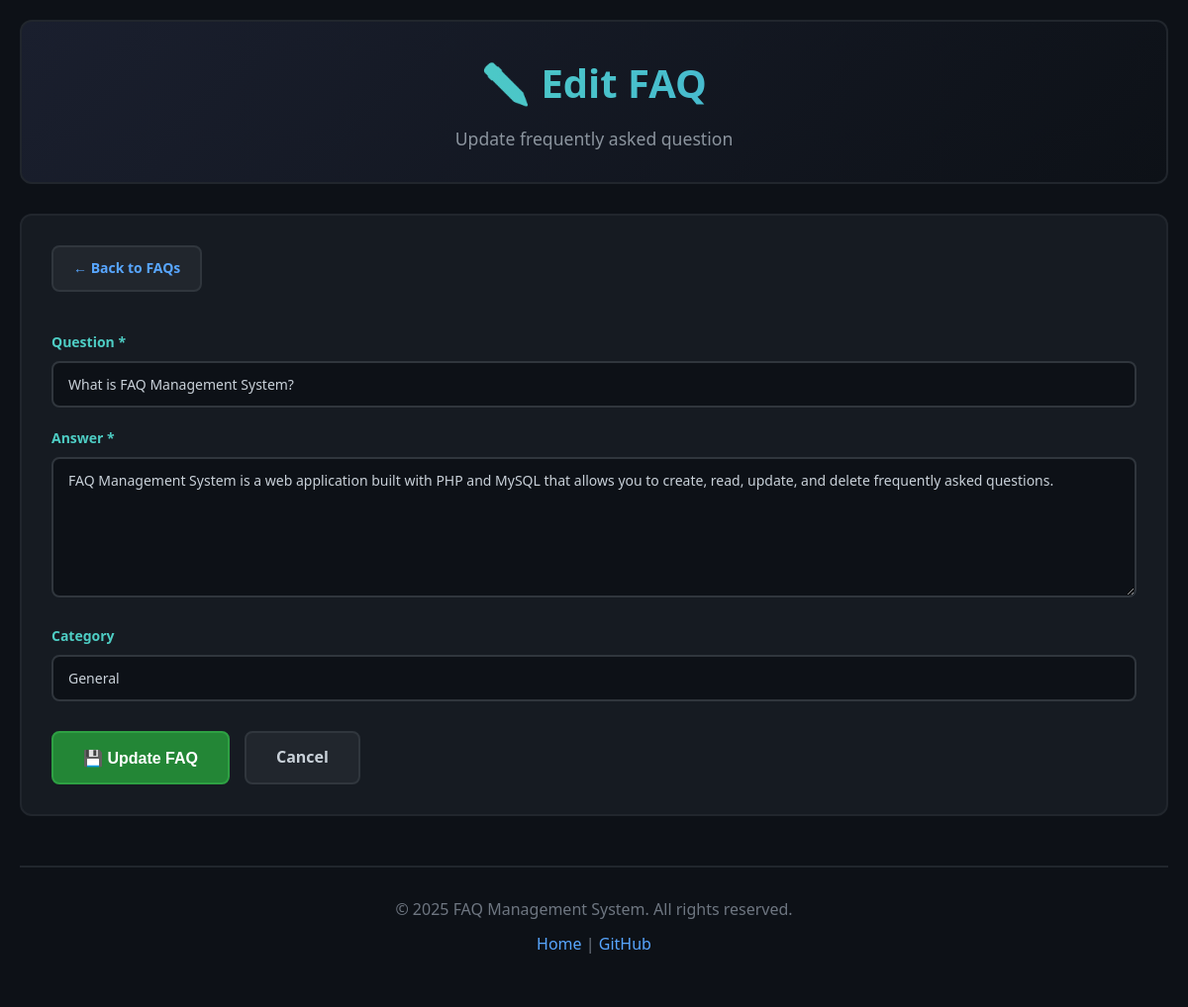
The page /edit_faq.php?id=1 on the database its author committed.
### tables this page shows
CREATE TABLE IF NOT EXISTS faqs (
    id INT AUTO_INCREMENT PRIMARY KEY,
    question TEXT NOT NULL,
    answer TEXT NOT NULL,
    category VARCHAR(100) DEFAULT 'General',
    created_at TIMESTAMP DEFAULT CURRENT_TIMESTAMP,
    updated_at TIMESTAMP DEFAULT CURRENT_TIMESTAMP ON UPDATE CURRENT_TIMESTAMP
);

### edit_faq.php (the view, shortened to what this page needs)
<?php
require_once 'includes/config.php';
$id = intval($_GET['id']);
$sql = "SELECT * FROM faqs WHERE id = $id";
$result = mysqli_query($conn, $sql);
$faq = mysqli_fetch_assoc($result);
include 'includes/header.php';
?>
        <div class="form-container">
            <a href="index.php" class="btn btn-back">← Back to FAQs</a>
            <form method="POST" action="edit_faq.php?id=<?php echo $id; ?>" class="faq-form">
                <div class="form-group">
                    <label for="question">Question *</label>
                    <input type="text" id="question" name="question" required
                           value="<?php echo htmlspecialchars($faq['question']); ?>"
                           placeholder="Enter your question here...">
                </div>
                <div class="form-group">
                    <label for="answer">Answer *</label>
                    <textarea id="answer" name="answer" rows="6" required
                              placeholder="Enter the answer here..."><?php echo htmlspecialchars($faq['answer']); ?></textarea>
                </div>
                <div class="form-group">
                    <label for="category">Category</label>
                    <input type="text" id="category" name="category" list="categories"
                           value="<?php echo htmlspecialchars($faq['category']); ?>"
                           placeholder="Enter or select category...">
                </div>
                <div class="form-actions">
                    <button type="submit" class="btn btn-submit">💾 Update FAQ</button>
                    <a href="index.php" class="btn btn-cancel">Cancel</a>
                </div>
            </form>
        </div>
<?php include 'includes/footer.php'; ?>

### css/style.css (style rules this page uses)
* { margin: 0; padding: 0; box-sizing: border-box; }
body { font-family: 'Segoe UI', Tahoma, Geneva, Verdana, sans-serif; background-color: #0d1117; color: #c9d1d9; line-height: 1.6; min-height: 100vh; }
.btn { padding: 10px 20px; border: none; border-radius: 8px; cursor: pointer; text-decoration: none; display: inline-block; font-size: 14px; font-weight: 600; transition: all 0.3s ease; border: 2px solid transparent; }
.btn-back { background-color: #21262d; color: #58a6ff; border-color: #30363d; margin-bottom: 20px; }
.btn-submit { background-color: #238636; color: white; border-color: #2ea043; padding: 12px 30px; font-size: 16px; }
.btn-cancel { background-color: #21262d; color: #c9d1d9; border-color: #30363d; padding: 12px 30px; font-size: 16px; }
.form-container { background-color: #161b22; border: 2px solid #21262d; border-radius: 12px; padding: 30px; margin-bottom: 30px; }
.faq-form { margin-top: 20px; }
.form-group { margin-bottom: 20px; }
.form-group label { display: block; margin-bottom: 8px; color: #4ecdc4; font-weight: 600; font-size: 14px; }
.form-group input[type="text"], .form-group textarea { width: 100%; padding: 12px 15px; border: 2px solid #30363d; border-radius: 8px; background-color: #0d1117; color: #c9d1d9; font-size: 14px; font-family: inherit; outline: none; transition: all 0.3s ease; }
.form-group textarea { resize: vertical; min-height: 120px; }
.form-actions { display: flex; gap: 15px; margin-top: 30px; }

### rows shown on the page
faqs: question "What is FAQ Management System?", answer "FAQ Management System is a web application built with PHP and MySQL that allows you to create, read, update, and delete frequently asked questions.", category "General"

### other values the page prints
$header_title "✏️ Edit FAQ"
$header_subtitle "Update frequently asked question"
